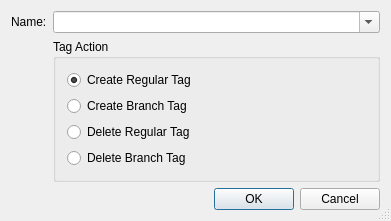
<ui version="4.0" >
 <class>SvnTagDialog</class>
 <widget class="QDialog" name="SvnTagDialog" >
  <property name="geometry" >
   <rect>
    <x>0</x>
    <y>0</y>
    <width>391</width>
    <height>197</height>
   </rect>
  </property>
  <property name="windowTitle" >
   <string>Subversion Tag</string>
  </property>
  <property name="sizeGripEnabled" >
   <bool>true</bool>
  </property>
  <layout class="QGridLayout" >
   <item row="2" column="0" colspan="2" >
    <widget class="QDialogButtonBox" name="buttonBox" >
     <property name="orientation" >
      <enum>Qt::Horizontal</enum>
     </property>
     <property name="standardButtons" >
      <set>QDialogButtonBox::Cancel|QDialogButtonBox::Ok</set>
     </property>
    </widget>
   </item>
   <item row="0" column="1" >
    <widget class="QComboBox" name="tagCombo" >
     <property name="sizePolicy" >
      <sizepolicy vsizetype="Fixed" hsizetype="Expanding" >
       <horstretch>0</horstretch>
       <verstretch>0</verstretch>
      </sizepolicy>
     </property>
     <property name="toolTip" >
      <string>Enter the name of the tag</string>
     </property>
     <property name="whatsThis" >
      <string>&lt;b>Tag Name&lt;/b>
&lt;p>Enter the name of the tag to be created, moved or deleted.&lt;/p></string>
     </property>
     <property name="editable" >
      <bool>true</bool>
     </property>
     <property name="duplicatesEnabled" >
      <bool>false</bool>
     </property>
    </widget>
   </item>
   <item row="0" column="0" >
    <widget class="QLabel" name="TextLabel1" >
     <property name="text" >
      <string>Name:</string>
     </property>
    </widget>
   </item>
   <item row="1" column="1" >
    <widget class="QGroupBox" name="TagActionGroup" >
     <property name="title" >
      <string>Tag Action</string>
     </property>
     <layout class="QVBoxLayout" >
      <item>
       <widget class="QRadioButton" name="createRegularButton" >
        <property name="toolTip" >
         <string>Select to create a regular tag</string>
        </property>
        <property name="whatsThis" >
         <string>&lt;b>Create Regular Tag&lt;/b>
&lt;p>Select this entry in order to create a regular tag in the repository.&lt;/p></string>
        </property>
        <property name="text" >
         <string>Create Regular Tag</string>
        </property>
        <property name="checked" >
         <bool>true</bool>
        </property>
       </widget>
      </item>
      <item>
       <widget class="QRadioButton" name="createBranchButton" >
        <property name="toolTip" >
         <string>Select to create a branch tag</string>
        </property>
        <property name="whatsThis" >
         <string>&lt;b>Create Branch Tag&lt;/b>
&lt;p>Select this entry in order to create a branch in the repository.&lt;/p></string>
        </property>
        <property name="text" >
         <string>Create Branch Tag</string>
        </property>
       </widget>
      </item>
      <item>
       <widget class="QRadioButton" name="deleteRegularButton" >
        <property name="toolTip" >
         <string>Select to delete a regular tag</string>
        </property>
        <property name="whatsThis" >
         <string>&lt;b>Delete Regular Tag&lt;/b>
&lt;p>Select this entry in order to delete the selected regular tag.&lt;/p></string>
        </property>
        <property name="text" >
         <string>Delete Regular Tag</string>
        </property>
       </widget>
      </item>
      <item>
       <widget class="QRadioButton" name="deleteBranchButton" >
        <property name="toolTip" >
         <string>Select to delete a branch tag</string>
        </property>
        <property name="whatsThis" >
         <string>&lt;b>Delete Branch Tag&lt;/b>
&lt;p>Select this entry in order to delete the selected branch tag.&lt;/p></string>
        </property>
        <property name="text" >
         <string>Delete Branch Tag</string>
        </property>
       </widget>
      </item>
     </layout>
    </widget>
   </item>
  </layout>
 </widget>
 <layoutdefault spacing="6" margin="11" />
 <pixmapfunction>qPixmapFromMimeSource</pixmapfunction>
 <tabstops>
  <tabstop>tagCombo</tabstop>
  <tabstop>createRegularButton</tabstop>
  <tabstop>createBranchButton</tabstop>
  <tabstop>deleteRegularButton</tabstop>
  <tabstop>deleteBranchButton</tabstop>
 </tabstops>
 <resources/>
 <connections>
  <connection>
   <sender>buttonBox</sender>
   <signal>accepted()</signal>
   <receiver>SvnTagDialog</receiver>
   <slot>accept()</slot>
   <hints>
    <hint type="sourcelabel" >
     <x>24</x>
     <y>163</y>
    </hint>
    <hint type="destinationlabel" >
     <x>24</x>
     <y>186</y>
    </hint>
   </hints>
  </connection>
  <connection>
   <sender>buttonBox</sender>
   <signal>rejected()</signal>
   <receiver>SvnTagDialog</receiver>
   <slot>reject()</slot>
   <hints>
    <hint type="sourcelabel" >
     <x>70</x>
     <y>168</y>
    </hint>
    <hint type="destinationlabel" >
     <x>70</x>
     <y>183</y>
    </hint>
   </hints>
  </connection>
 </connections>
</ui>
